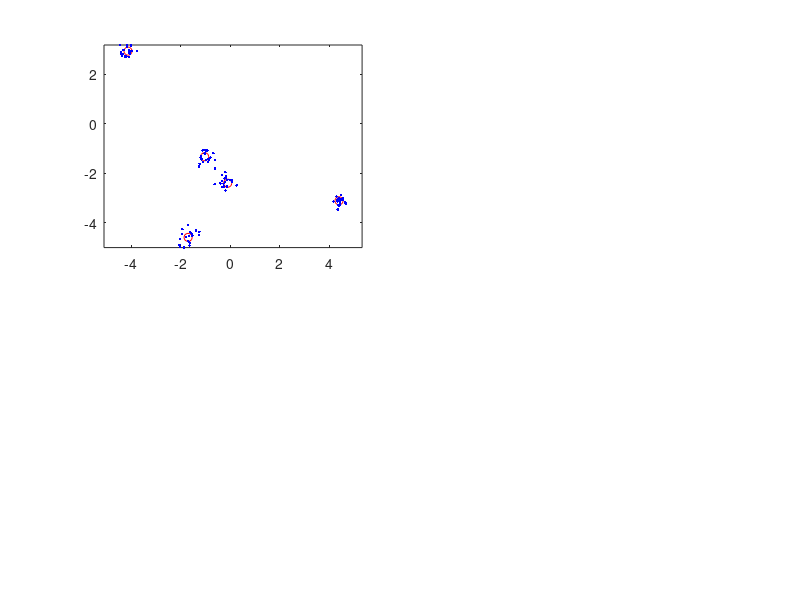

Reproduce this figure in MATLAB.
function [X,Y] = vortex_setup()

%% Set up point vortices in clusters
Nclust = 5; % number of vortex clusters
lp = -5;up = 5;Nc = 19;nrange = 100;
Xp = randi([lp*nrange up*nrange],Nclust,1)/nrange;
Yp = randi([lp*nrange up*nrange],Nclust,1)/nrange;
Xc = zeros(Nc,Nclust);Yc = zeros(Nc,Nclust);
for i = 1:Nclust
    Xc(:,i)=Xp(i)+0.2*randn(Nc,1);
    Yc(:,i)=Yp(i)+0.2*randn(Nc,1);
end
Xch = reshape(Xc,Nclust*Nc,[]);
Ych = reshape(Yc,Nclust*Nc,[]);
X = zeros(Nclust*Nc+Nclust,1);Y = zeros(Nclust*Nc+Nclust,1);
i = 1;z=2;j=1;
figure(1);subplot(221);
while z < Nclust*Nc+Nclust
   X(i) = Xp(j);
   Y(i) = Yp(j);
   plot(X(i),Y(i),'ro');hold on;
   X(i+1:i+Nc)=Xch(z-j:Nc+z-j-1);
   Y(i+1:i+Nc)=Ych(z-j:Nc+z-j-1);
   plot(X(i+1:i+Nc),Y(i+1:i+Nc),'b.');hold on;
   i = i+Nc+1;
   z = i+1;
   j = j+1;
end
axis equal;